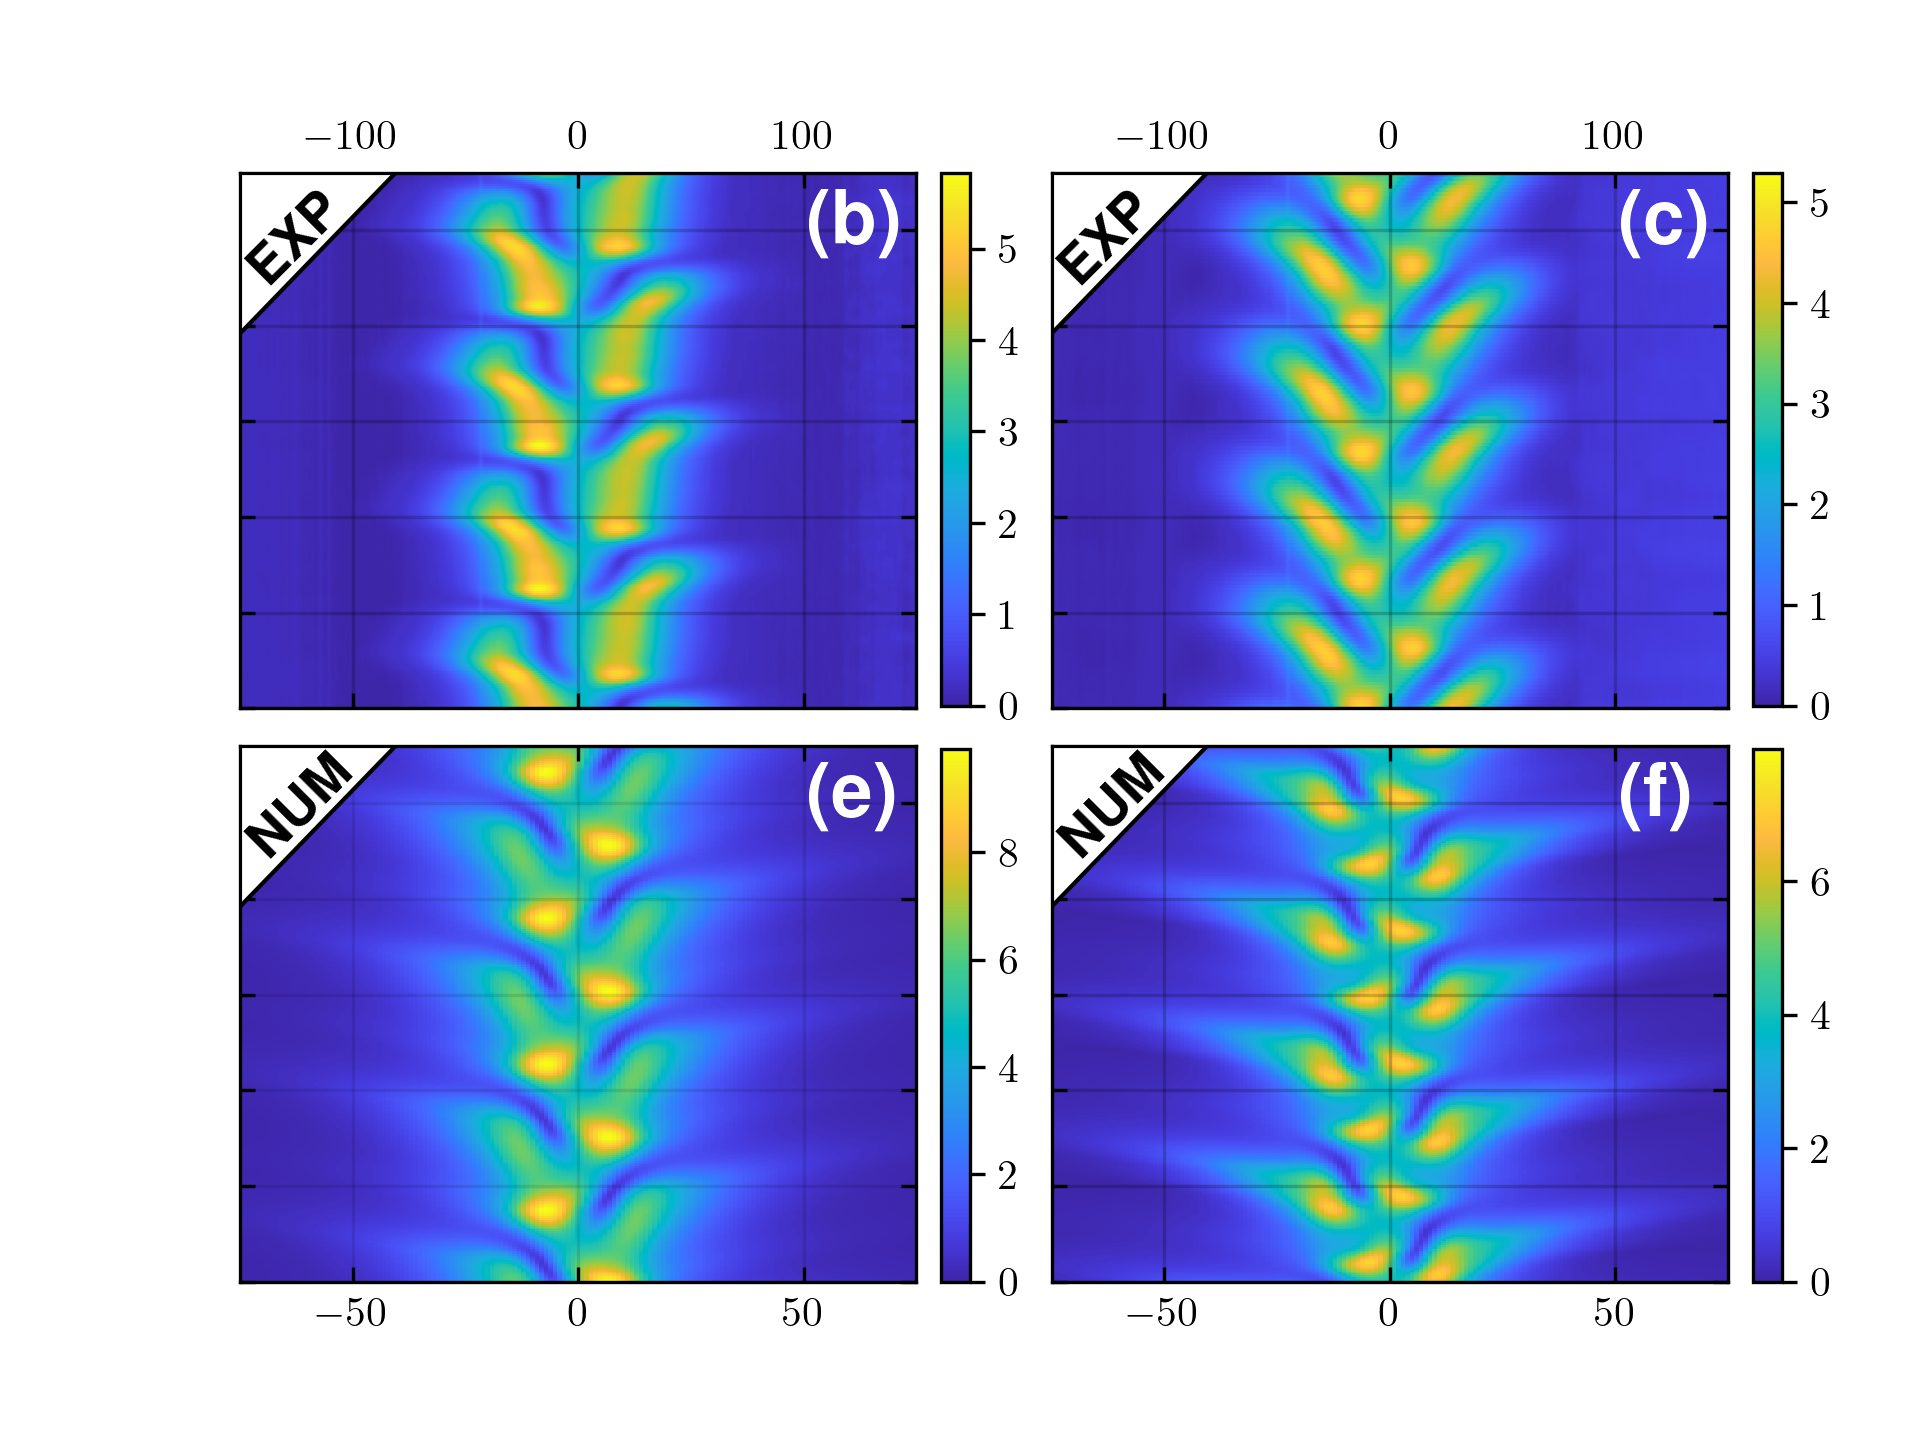

Recreate this plot in Python.
from back_process import *


if __name__ == "__main__":
    principal_sim = "C:/mnustes_science/simulation_data/FD/PDNLS_extended_PT/extras"
    principal_exp = "C:/mnustes_science/experimental_data"
    dir_05 = principal_sim + "/dimensional/alpha=6.5240/beta=1.000/mu=0.1000/nu=0.0180/sigma=6.000/gamma=0.2800/dist=20.000"
    dir_06 = principal_sim + "/dimensional/alpha=6.5240/beta=1.000/mu=0.1000/nu=0.0180/sigma=6.000/gamma=0.2200/dist=20.000"
    dir_07 = principal_exp + "/PT_05/f=14.20_a=12.00"
    dir_08 = principal_exp + "/PT_05/f=14.20_a=14.00"

    beta = 0.004811649356064012

    Z_r_05 = np.loadtxt(dir_05 + '/field_real.txt', delimiter=',')
    Z_i_05 = np.loadtxt(dir_05 + '/field_img.txt', delimiter=',')
    X_05 = np.loadtxt(dir_05 + '/X.txt', delimiter=',')
    T_05 = np.loadtxt(dir_05 + '/T.txt', delimiter=',')
    Z_complex_05 = Z_r_05 + 1j * Z_i_05
    arg_05 = np.angle(Z_complex_05)
    Z_modulo_05 = np.absolute(Z_complex_05)
    Z_modulo_05 = filtro_superficie(Z_modulo_05, 2, "XY") / np.sqrt(beta)

    ###

    Z_r_06 = np.loadtxt(dir_06 + '/field_real.txt', delimiter=',')
    Z_i_06 = np.loadtxt(dir_06 + '/field_img.txt', delimiter=',')
    X_06 = np.loadtxt(dir_06 + '/X.txt', delimiter=',')
    T_06 = np.loadtxt(dir_06 + '/T.txt', delimiter=',')
    Z_complex_06 = Z_r_06 + 1j * Z_i_06
    arg_06 = np.angle(Z_complex_06)
    Z_modulo_06 = np.absolute(Z_complex_06)
    Z_modulo_06 = filtro_superficie(Z_modulo_06, 2, "XY") / np.sqrt(beta)

    ###

    g = 9790
    l_y = 16
    d = 20
    k_y = np.pi / l_y
    k = k_y
    tau = np.tanh(k * d)
    w_1 = np.sqrt(g * k * tau)

    Z_07 = np.loadtxt(dir_07 + '/Z_strobo.txt', delimiter=',')
    X_07 = np.loadtxt(dir_07 + '/X_mm.txt', delimiter=',')
    T_07 = np.loadtxt(dir_07 + '/T_strobo.txt', delimiter=',')
    injection_07 = np.loadtxt(dir_07 + '/IL_mm.txt', delimiter=',')
    Z_07 = filtro_superficie(Z_07, 5, "YX")

    x07 = injection_07[0] + injection_07[1] - 16 * 2.5
    X_07 = X_07 - x07
    T_07 = T_07 * (w_1 / (2 * np.pi))

    Z_08 = np.loadtxt(dir_08 + '/Z_strobo.txt', delimiter=',')
    X_08 = np.loadtxt(dir_08 + '/X_mm.txt', delimiter=',')
    T_08 = np.loadtxt(dir_08 + '/T_strobo.txt', delimiter=',')
    injection_08 = np.loadtxt(dir_08 + '/IL_mm.txt', delimiter=',')
    Z_08 = filtro_superficie(Z_08, 5, "YX")

    x08 = injection_08[0] + injection_08[1] - 16 * 3 + 2
    X_08 = X_08 - x08
    T_08 = T_08 * (w_1 / (2 * np.pi)) * 2

    xi_exp, xf_exp = -150, 150
    xi_sim, xf_sim = -75, 75
    ti_exp_01, tf_exp_01 = 0, 280
    ti_exp_02, tf_exp_02 = 0, 280
    ti_sim, tf_sim = 0, 280

    data = [[X_08, T_08 - (T_08[-1] - 400), Z_08], [X_07, T_07 - (T_07[-1] - 400), Z_07], [X_05, T_05 - (T_05[-1] - 400), np.flip(Z_modulo_05, axis=1)], [X_06, T_06 - (T_06[-1] - 400), Z_modulo_06]]
    metadata = [[-150, 150], [-150, 150], [-100, 100], [-100, 100]]

    fig, ((ax6, ax5), (ax8, ax7)) = plt.subplots(nrows=2, ncols=2)

    pc_05 = ax5.pcolor(data[0][0], data[0][1], data[0][2], cmap=parula_map)
    ax5.set_ylim(ti_exp_01, tf_exp_01)
    ax5.set_xlim(-150, 150)
    ax5.set_yticklabels([])
    ax5.tick_params(axis="x", direction="in", labeltop=True, labelbottom=False, top=True, bottom=True)
    ax5.tick_params(axis="y", direction="in", left=True, right=True)
    ax5.grid(alpha=0.2, color="k")
    ax5.fill_between([xi_exp, xi_exp + 0.225 * (xf_exp - xi_exp)], [0.705 * (tf_exp_01 - ti_exp_01), tf_exp_01], tf_exp_01, color="white", zorder=12)
    ax5.plot([xi_exp, xi_exp + 0.23 * (xf_exp - xi_exp)], [0.7 * (tf_exp_01 - ti_exp_01), tf_exp_01], linewidth=1, color="k", zorder=12)
    ax5.plot([xi_exp, xi_exp + 0.23 * (xf_exp - xi_exp)], [tf_exp_01, tf_exp_01], linewidth=1, color="k", zorder=12)
    ax5.plot([xi_exp, xi_exp], [0.7 * (tf_exp_01 - ti_exp_01), tf_exp_01], linewidth=1, color="k", zorder=12)
    ax5.text(xi_exp + 0.005 * (xf_exp - xi_exp), ti_exp_01 + 0.795 * (tf_exp_01 - ti_exp_01), "$\\textbf{EXP}$", fontsize=13, rotation=45, zorder=13)
    ax5.text(xi_exp + 0.84 * (xf_exp - xi_exp), ti_exp_01 + 0.87 * (tf_exp_01 - ti_exp_01), "$\\textbf{(c)}$", fontsize=18, rotation=0, zorder=13, color="white")

    pc_06 = ax6.pcolor(data[1][0], data[1][1], data[1][2], cmap=parula_map)
    ax6.set_ylim(ti_exp_02, tf_exp_02)
    ax6.set_xlim(-150, 150)
    ax6.tick_params(axis="x", direction="in", labeltop=True, labelbottom=False, top=True, bottom=True)
    ax6.tick_params(axis="y", direction="in", left=True, right=True)
    ax6.grid(alpha=0.2, color="k")
    ax6.set_yticklabels([])
    ax6.fill_between([xi_exp, xi_exp + 0.225 * (xf_exp - xi_exp)], [0.705 * (tf_exp_02 - ti_exp_02), tf_exp_02], tf_exp_02, color="white", zorder=12)
    ax6.plot([xi_exp, xi_exp + 0.23 * (xf_exp - xi_exp)], [0.7 * (tf_exp_02 - ti_exp_02), tf_exp_02], linewidth=1, color="k", zorder=12)
    ax6.plot([xi_exp, xi_exp + 0.23 * (xf_exp - xi_exp)], [tf_exp_02, tf_exp_02], linewidth=1, color="k", zorder=12)
    ax6.plot([xi_exp, xi_exp], [0.7 * (tf_exp_02 - ti_exp_02), tf_exp_02], linewidth=1, color="k", zorder=12)
    ax6.text(xi_exp + 0.005 * (xf_exp - xi_exp), ti_exp_02 + 0.795 * (tf_exp_02 - ti_exp_02), "$\\textbf{EXP}$", fontsize=13, rotation=45, zorder=13)
    ax6.text(xi_exp + 0.84 * (xf_exp - xi_exp), ti_exp_02 + 0.87 * (tf_exp_02 - ti_exp_02), "$\\textbf{(b)}$", fontsize=18, rotation=0, zorder=13, color="white")

    pc_07 = ax7.pcolor(data[2][0], data[2][1], data[2][2], cmap=parula_map)
    ax7.set_ylim(ti_sim, tf_sim)
    ax7.set_xlim(xi_sim, xf_sim)
    ax7.grid(alpha=0.2, color="k")
    ax7.tick_params(axis="x", direction="in", top=True, bottom=True)
    ax7.tick_params(axis="y", direction="in", left=True, right=True)
    ax7.set_yticklabels([])
    ax7.fill_between([xi_sim, xi_sim + 0.225 * (xf_sim - xi_sim)], [0.705 * (tf_sim - ti_sim), tf_sim], tf_sim, color="white", zorder=12)
    ax7.plot([xi_sim, xi_sim + 0.23 * (xf_sim - xi_sim)], [0.7 * (tf_sim - ti_sim), tf_sim], linewidth=1, color="k", zorder=12)
    ax7.plot([xi_sim, xi_sim + 0.23 * (xf_sim - xi_sim)], [tf_sim, tf_sim], linewidth=1, color="k", zorder=12)
    ax7.plot([xi_sim, xi_sim], [0.7 * (tf_sim - ti_sim), tf_sim], linewidth=1, color="k", zorder=12)
    ax7.text(xi_sim + 0.005 * (xf_sim - xi_sim), ti_sim + 0.795 * (tf_sim - ti_sim), "$\\textbf{NUM}$", fontsize=13, rotation=45, zorder=13)
    ax7.text(xi_sim + 0.84 * (xf_sim - xi_sim), ti_sim + 0.87 * (tf_sim - ti_sim), "$\\textbf{(f)}$", fontsize=18, rotation=0, zorder=13, color="white")

    pc_08 = ax8.pcolor(data[3][0], data[3][1], data[3][2], cmap=parula_map)
    ax8.set_ylim(ti_sim, tf_sim)
    ax8.set_xlim(xi_sim, xf_sim)
    ax8.grid(alpha=0.1, color="k")
    ax8.tick_params(axis="x", direction="in", top=True, bottom=True)
    ax8.tick_params(axis="y", direction="in", left=True, right=True, zorder=10)
    ax8.set_yticklabels([])
    ax8.fill_between([xi_sim, xi_sim + 0.225 * (xf_sim - xi_sim)], [0.705 * (tf_sim - ti_sim), tf_sim], tf_sim, color="white", zorder=12)
    ax8.plot([xi_sim, xi_sim + 0.23 * (xf_sim - xi_sim)], [0.7 * (tf_sim - ti_sim), tf_sim], linewidth=1, color="k", zorder=12)
    ax8.plot([xi_sim, xi_sim + 0.23 * (xf_sim - xi_sim)], [tf_sim, tf_sim], linewidth=1, color="k", zorder=12)
    ax8.plot([xi_sim, xi_sim], [0.7 * (tf_sim - ti_sim), tf_sim], linewidth=1, color="k", zorder=12)
    ax8.text(xi_sim + 0.005 * (xf_sim - xi_sim), ti_sim + 0.795 * (tf_sim - ti_sim), "$\\textbf{NUM}$", fontsize=13, rotation=45, zorder=13)
    ax8.text(xi_sim + 0.84 * (xf_sim - xi_sim), ti_sim + 0.87 * (tf_sim - ti_sim), "$\\textbf{(e)}$", fontsize=18, rotation=0, zorder=13, color="white")


    plt.subplots_adjust(wspace=0.2, hspace=0.07)
    cax_01 = fig.add_axes([0.49, 0.51, 0.015, 0.37])
    fig.colorbar(pc_05, cax=cax_01)
    cax_02 = fig.add_axes([0.913, 0.51, 0.015, 0.37])
    fig.colorbar(pc_06, cax=cax_02)
    cax_03 = fig.add_axes([0.49, 0.11, 0.015, 0.37])
    fig.colorbar(pc_07, cax=cax_03)
    cax_04 = fig.add_axes([0.913, 0.11, 0.015, 0.37])
    fig.colorbar(pc_08, cax=cax_04)
    savedirectory = "C:/mnustes_science/simulation_data/FD/PDNLS_extended_PT/extras/dimensional/analysis/figures"
    plt.savefig('Fig04.png', dpi=300)
    plt.close()